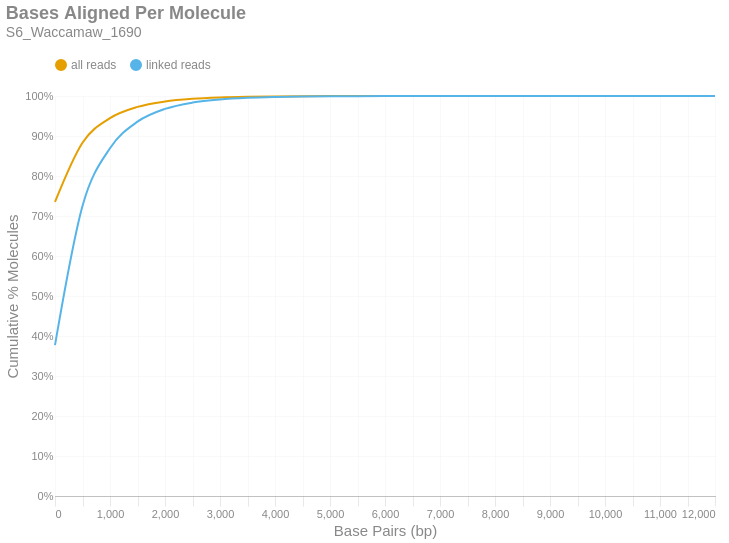

Source (notebook cell):
### Markdown cell above
### Bases Aligned Per Molecule
This is a cumulative frequency distribution showing the number of base pairs aligned per unique molecule. These data are shown in 500 bp bins. There are two distributions: one with `all reads` (yellow) and another with only `linked reads` (blue). The percent of molecules in the `linked reads` distribution is relative to the total number of linked molecules.

### Code cell
if SKIPLR:
    print_html(f"Skipped")
else:
    binned_df = consolidated_hist(valids['aligned_bp'], mask, 500, True)
    with SafeRender(binned_df):
        (
            density_plot(binned_df, 'Bases Aligned Per Molecule', samplename, 'basesper')
            .encode(
                x=alt.X('bin:Q', title="Base Pairs (bp)").axis(tickMinStep=500).scale(padding=0),
                y=alt.Y('value:Q', title='Cumulative % Molecules')
                    .axis(format='%')
                    .scale(domain = [0,1])
                    .stack(False),
                color=alt.Color("key:N").scale(domain = ["all reads", "linked reads"]),
                tooltip = [
                    alt.Tooltip("key:N", title = "Data Type"),
                    alt.Tooltip("range_label:N", title="Bases Aligned Per Molecule"),
                    alt.Tooltip("value:Q", format = ".2%", title="% Molecules (Cum.)")
                ]
            )
        ).display()

### Figure 1 — Vega-Lite specification as saved in the notebook (floating-point values rounded to 4 significant figures)
{"width": "container", "height": 400, "config": {"title": {"anchor": "start", "dy": -15, "fontSize": 18, "color": "#888888", "subtitleColor": "#888888", "subtitleFontSize": 14}, "arc": {"fill": "#0072B2"}, "axis": {"domainColor": "#888888", "domainWidth": 0.5, "gridWidth": 0.2, "grid": false, "titleFontWeight": 400, "titleFontSize": 15, "labelFontSize": 11, "labelColor": "#888888", "tickColor": "#888888", "tickWidth": 0.2, "titleColor": "#888888"}, "axisBand": {"grid": false}, "axisX": {"grid": true, "tickSize": 10, "domainCap": "round"}, "axisY": {"domain": false, "grid": true, "tickSize": 0, "domainCap": "round"}, "background": "transparent", "header": {"labelFontSize": 15, "labelColor": "#888888", "titleFontSize": 15, "titleFontWeight": 600, "titleColor": "#888888"}, "legend": {"labelFont": "sans-serif", "labelFontSize": 12, "labelColor": "#888888", "symbolSize": 100, "symbolType": "circle", "titleFontSize": 12, "titlePadding": 10, "titleColor": "#888888", "title": null, "orient": "top"}, "range": {"category": ["#E69F00", "#56B4E9", "#009E73", "#F0E442", "#0072B2", "#D55E00", "#CC79A7", "#000000"], "diverging": ["#cfe8f3", "#a2d4ec", "#73bfe2", "#46abdb", "#1696d2", "#12719e"]}, "area": {"fill": "#0072B2", "fillOpacity": 0.7, "line": true, "strokeOpacity": 0.7}, "line": {"color": "#0072B2", "stroke": "#0072B2", "strokeWidth": 2}, "trail": {"color": "#0072B2", "stroke": "#0072B2", "strokeWidth": 0, "size": 1}, "point": {"filled": true, "fillOpacity": 1.0, "size": 95}, "text": {"color": "#888888", "fontSize": 11, "align": "right", "fontWeight": 400, "size": 11}, "bar": {"fill": "#0072B2", "stroke": null}, "view": {"stroke": null, "continuousWidth": 660, "continuousHeight": 400}}, "data": {"name": "data-42c8058ddfc23678e35fb9a0e4bbd30d"}, "mark": {"type": "line", "interpolate": "monotone", "point": {"opacity": 0, "size": 275}}, "encoding": {"color": {"field": "key", "scale": {"domain": ["all reads", "linked reads"]}, "type": "nominal"}, "tooltip": [{"field": "key", "title": "Data Type", "type": "nominal"}, {"field": "range_label", "title": "Bases Aligned Per Molecule", "type": "nominal"}, {"field": "value", "format": ".2%", "title": "% Molecules (Cum.)", "type": "quantitative"}], "x": {"axis": {"tickMinStep": 500}, "field": "bin", "scale": {"padding": 0}, "title": "Base Pairs (bp)", "type": "quantitative"}, "y": {"axis": {"format": "%"}, "field": "value", "scale": {"domain": [0, 1]}, "stack": false, "title": "Cumulative % Molecules", "type": "quantitative"}}, "params": [{"name": "param_c36ac31b6afebe62", "select": {"type": "point", "fields": ["key"]}, "bind": "legend"}], "title": {"text": "Bases Aligned Per Molecule", "subtitle": "S6_Waccamaw_1690"}, "transform": [{"fold": ["all reads (cumsum)", "linked reads (cumsum)"]}, {"calculate": "replace(datum.key, ' (cumsum)', '')", "as": "key"}, {"filter": {"param": "param_c36ac31b6afebe62"}}], "usermeta": {"embedOptions": {"downloadFileName": "S6_Waccamaw_1690.basesper"}}, "$schema": "https://vega.github.io/schema/vega-lite/v6.1.0.json", "datasets": {"data-42c8058ddfc23678e35fb9a0e4bbd30d": [{"bin": "0.0", "interval": "0.0-500.0", "all reads": 0.735, "linked reads": 0.3772, "all reads (cumsum)": 0.735, "linked reads (cumsum)": 0.3772, "range_label": "0-499"}, {"bin": "500.0", "interval": "500.0-1000.0", "all reads": 0.1482, "linked reads": 0.3479, "all reads (cumsum)": 0.8832, "linked reads (cumsum)": 0.7251, "range_label": "500-999"}, {"bin": "1000.0", "interval": "1000.0-1500.0", "all reads": 0.06137, "linked reads": 0.1444, "all reads (cumsum)": 0.9446, "linked reads (cumsum)": 0.8695, "range_label": "1000-1499"}, {"bin": "1500.0", "interval": "1500.0-2000.0", "all reads": 0.02816, "linked reads": 0.06628, "all reads (cumsum)": 0.9727, "linked reads (cumsum)": 0.9358, "range_label": "1500-1999"}, {"bin": "2000.0", "interval": "2000.0-2500.0", "all reads": 0.01355, "linked reads": 0.03189, "all reads (cumsum)": 0.9863, "linked reads (cumsum)": 0.9677, "range_label": "2000-2499"}, {"bin": "2500.0", "interval": "2500.0-3000.0", "all reads": 0.006715, "linked reads": 0.01581, "all reads (cumsum)": 0.993, "linked reads (cumsum)": 0.9835, "range_label": "2500-2999"}, {"bin": "3000.0", "interval": "3000.0-3500.0", "all reads": 0.003355, "linked reads": 0.007895, "all reads (cumsum)": 0.9964, "linked reads (cumsum)": 0.9914, "range_label": "3000-3499"}, {"bin": "3500.0", "interval": "3500.0-4000.0", "all reads": 0.001716, "linked reads": 0.004039, "all reads (cumsum)": 0.9981, "linked reads (cumsum)": 0.9955, "range_label": "3500-3999"}, {"bin": "4000.0", "interval": "4000.0-4500.0", "all reads": 0.0008874, "linked reads": 0.002089, "all reads (cumsum)": 0.999, "linked reads (cumsum)": 0.9975, "range_label": "4000-4499"}, {"bin": "4500.0", "interval": "4500.0-5000.0", "all reads": 0.0004915, "linked reads": 0.001157, "all reads (cumsum)": 0.9994, "linked reads (cumsum)": 0.9987, "range_label": "4500-4999"}, {"bin": "5000.0", "interval": "5000.0-5500.0", "all reads": 0.0002459, "linked reads": 0.0005787, "all reads (cumsum)": 0.9997, "linked reads (cumsum)": 0.9993, "range_label": "5000-5499"}, {"bin": "5500.0", "interval": "5500.0-6000.0", "all reads": 0.000133, "linked reads": 0.0003131, "all reads (cumsum)": 0.9998, "linked reads (cumsum)": 0.9996, "range_label": "5500-5999"}, {"bin": "6000.0", "interval": "6000.0-6500.0", "all reads": 7.66e-05, "linked reads": 0.0001803, "all reads (cumsum)": 0.9999, "linked reads (cumsum)": 0.9998, "range_label": "6000-6499"}, {"bin": "6500.0", "interval": "6500.0-7000.0", "all reads": 4.329e-05, "linked reads": 0.0001019, "all reads (cumsum)": 0.9999, "linked reads (cumsum)": 0.9999, "range_label": "6500-6999"}, {"bin": "7000.0", "interval": "7000.0-7500.0", "all reads": 2.675e-05, "linked reads": 6.296e-05, "all reads (cumsum)": 1.0, "linked reads (cumsum)": 0.9999, "range_label": "7000-7499"}, {"bin": "7500.0", "interval": "7500.0-8000.0", "all reads": 1.094e-05, "linked reads": 2.576e-05, "all reads (cumsum)": 1.0, "linked reads (cumsum)": 1.0, "range_label": "7500-7999"}, {"bin": "8000.0", "interval": "8000.0-8500.0", "all reads": 8.755e-06, "linked reads": 2.061e-05, "all reads (cumsum)": 1.0, "linked reads (cumsum)": 1.0, "range_label": "8000-8499"}, {"bin": "8500.0", "interval": "8500.0-9000.0", "all reads": 3.161e-06, "linked reads": 7.441e-06, "all reads (cumsum)": 1.0, "linked reads (cumsum)": 1.0, "range_label": "8500-8999"}, {"bin": "9000.0", "interval": "9000.0-9500.0", "all reads": 1.945e-06, "linked reads": 4.579e-06, "all reads (cumsum)": 1.0, "linked reads (cumsum)": 1.0, "range_label": "9000-9499"}, {"bin": "9500.0", "interval": "9500.0-10000.0", "all reads": 1.216e-06, "linked reads": 2.862e-06, "all reads (cumsum)": 1.0, "linked reads (cumsum)": 1.0, "range_label": "9500-9999"}, {"bin": "10000.0", "interval": "10000.0-10500.0", "all reads": 9.727e-07, "linked reads": 2.289e-06, "all reads (cumsum)": 1.0, "linked reads (cumsum)": 1.0, "range_label": "10000-10499"}, {"bin": "10500.0", "interval": "10500.0-11000.0", "all reads": 0.0, "linked reads": 0.0, "all reads (cumsum)": 1.0, "linked reads (cumsum)": 1.0, "range_label": "10500-10999"}, {"bin": "11000.0", "interval": "11000.0-11500.0", "all reads": 0.0, "linked reads": 0.0, "all reads (cumsum)": 1.0, "linked reads (cumsum)": 1.0, "range_label": "11000-11499"}, {"bin": "11500.0", "interval": "11500.0-12000.0", "all reads": 0.0, "linked reads": 0.0, "all reads (cumsum)": 1.0, "linked reads (cumsum)": 1.0, "range_label": "11500-11999"}, {"bin": "12000.0", "interval": "12000.0-12500.0", "all reads": 4.864e-07, "linked reads": 1.145e-06, "all reads (cumsum)": 1.0, "linked reads (cumsum)": 1.0, "range_label": "12000-12499"}]}}
